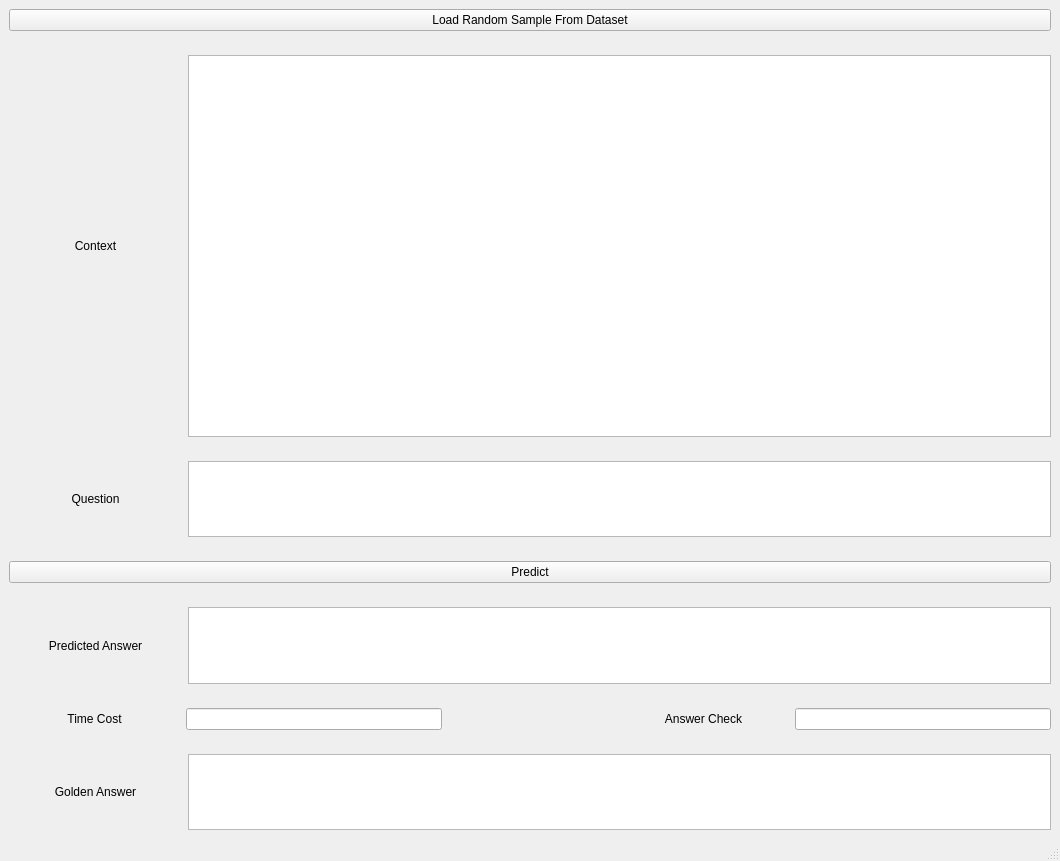
<?xml version="1.0" encoding="UTF-8"?>
<ui version="4.0">
 <class>QADemoGui</class>
 <widget class="QMainWindow" name="QADemoGui">
  <property name="geometry">
   <rect>
    <x>0</x>
    <y>0</y>
    <width>1060</width>
    <height>861</height>
   </rect>
  </property>
  <property name="windowTitle">
   <string>QA Demo</string>
  </property>
  <widget class="QWidget" name="centralwidget">
   <layout class="QGridLayout" name="gridLayout">
    <item row="0" column="0">
     <layout class="QVBoxLayout" name="verticalLayout" stretch="1,0,10,0,2,0,1,0,2,0,1,0,2">
      <item>
       <widget class="QPushButton" name="load_data_btn">
        <property name="text">
         <string>Load Random Sample From Dataset</string>
        </property>
       </widget>
      </item>
      <item>
       <spacer name="verticalSpacer_7">
        <property name="orientation">
         <enum>Qt::Vertical</enum>
        </property>
        <property name="sizeHint" stdset="0">
         <size>
          <width>20</width>
          <height>18</height>
         </size>
        </property>
       </spacer>
      </item>
      <item>
       <layout class="QHBoxLayout" name="horizontalLayout_1" stretch="1,5">
        <item>
         <widget class="QLabel" name="context_label">
          <property name="text">
           <string>Context</string>
          </property>
          <property name="alignment">
           <set>Qt::AlignCenter</set>
          </property>
         </widget>
        </item>
        <item>
         <widget class="QTextEdit" name="context_textEdit"/>
        </item>
       </layout>
      </item>
      <item>
       <spacer name="verticalSpacer">
        <property name="orientation">
         <enum>Qt::Vertical</enum>
        </property>
        <property name="sizeHint" stdset="0">
         <size>
          <width>20</width>
          <height>18</height>
         </size>
        </property>
       </spacer>
      </item>
      <item>
       <layout class="QHBoxLayout" name="horizontalLayout_2" stretch="1,5">
        <item>
         <widget class="QLabel" name="question_label">
          <property name="text">
           <string>Question</string>
          </property>
          <property name="alignment">
           <set>Qt::AlignCenter</set>
          </property>
         </widget>
        </item>
        <item>
         <widget class="QTextEdit" name="question_textEdit"/>
        </item>
       </layout>
      </item>
      <item>
       <spacer name="verticalSpacer_6">
        <property name="orientation">
         <enum>Qt::Vertical</enum>
        </property>
        <property name="sizeHint" stdset="0">
         <size>
          <width>20</width>
          <height>18</height>
         </size>
        </property>
       </spacer>
      </item>
      <item>
       <widget class="QPushButton" name="predict_btn">
        <property name="text">
         <string>Predict</string>
        </property>
       </widget>
      </item>
      <item>
       <spacer name="verticalSpacer_2">
        <property name="orientation">
         <enum>Qt::Vertical</enum>
        </property>
        <property name="sizeHint" stdset="0">
         <size>
          <width>20</width>
          <height>18</height>
         </size>
        </property>
       </spacer>
      </item>
      <item>
       <layout class="QHBoxLayout" name="horizontalLayout_3" stretch="1,5">
        <item>
         <widget class="QLabel" name="predicted_answer_label">
          <property name="text">
           <string>Predicted Answer</string>
          </property>
          <property name="alignment">
           <set>Qt::AlignCenter</set>
          </property>
         </widget>
        </item>
        <item>
         <widget class="QTextEdit" name="predicted_answer_textEdit"/>
        </item>
       </layout>
      </item>
      <item>
       <spacer name="verticalSpacer_3">
        <property name="orientation">
         <enum>Qt::Vertical</enum>
        </property>
        <property name="sizeHint" stdset="0">
         <size>
          <width>20</width>
          <height>18</height>
         </size>
        </property>
       </spacer>
      </item>
      <item>
       <layout class="QHBoxLayout" name="horizontalLayout_4" stretch="2,3,2,2,3">
        <item>
         <widget class="QLabel" name="time_cost_label">
          <property name="text">
           <string>Time Cost</string>
          </property>
          <property name="alignment">
           <set>Qt::AlignCenter</set>
          </property>
         </widget>
        </item>
        <item>
         <widget class="QLineEdit" name="time_cost_lineEdit"/>
        </item>
        <item>
         <spacer name="horizontalSpacer">
          <property name="orientation">
           <enum>Qt::Horizontal</enum>
          </property>
          <property name="sizeHint" stdset="0">
           <size>
            <width>40</width>
            <height>20</height>
           </size>
          </property>
         </spacer>
        </item>
        <item>
         <widget class="QLabel" name="answer_check_label">
          <property name="text">
           <string>Answer Check</string>
          </property>
          <property name="alignment">
           <set>Qt::AlignCenter</set>
          </property>
         </widget>
        </item>
        <item>
         <widget class="QLineEdit" name="answer_check_lineEdit"/>
        </item>
       </layout>
      </item>
      <item>
       <spacer name="verticalSpacer_4">
        <property name="orientation">
         <enum>Qt::Vertical</enum>
        </property>
        <property name="sizeHint" stdset="0">
         <size>
          <width>20</width>
          <height>18</height>
         </size>
        </property>
       </spacer>
      </item>
      <item>
       <layout class="QHBoxLayout" name="horizontalLayout_5" stretch="1,5">
        <item>
         <widget class="QLabel" name="golden_answer_label">
          <property name="text">
           <string>Golden Answer</string>
          </property>
          <property name="alignment">
           <set>Qt::AlignCenter</set>
          </property>
         </widget>
        </item>
        <item>
         <widget class="QTextEdit" name="golden_answer_textEdit"/>
        </item>
       </layout>
      </item>
     </layout>
    </item>
   </layout>
  </widget>
  <widget class="QStatusBar" name="statusbar"/>
 </widget>
 <resources/>
 <connections/>
</ui>
